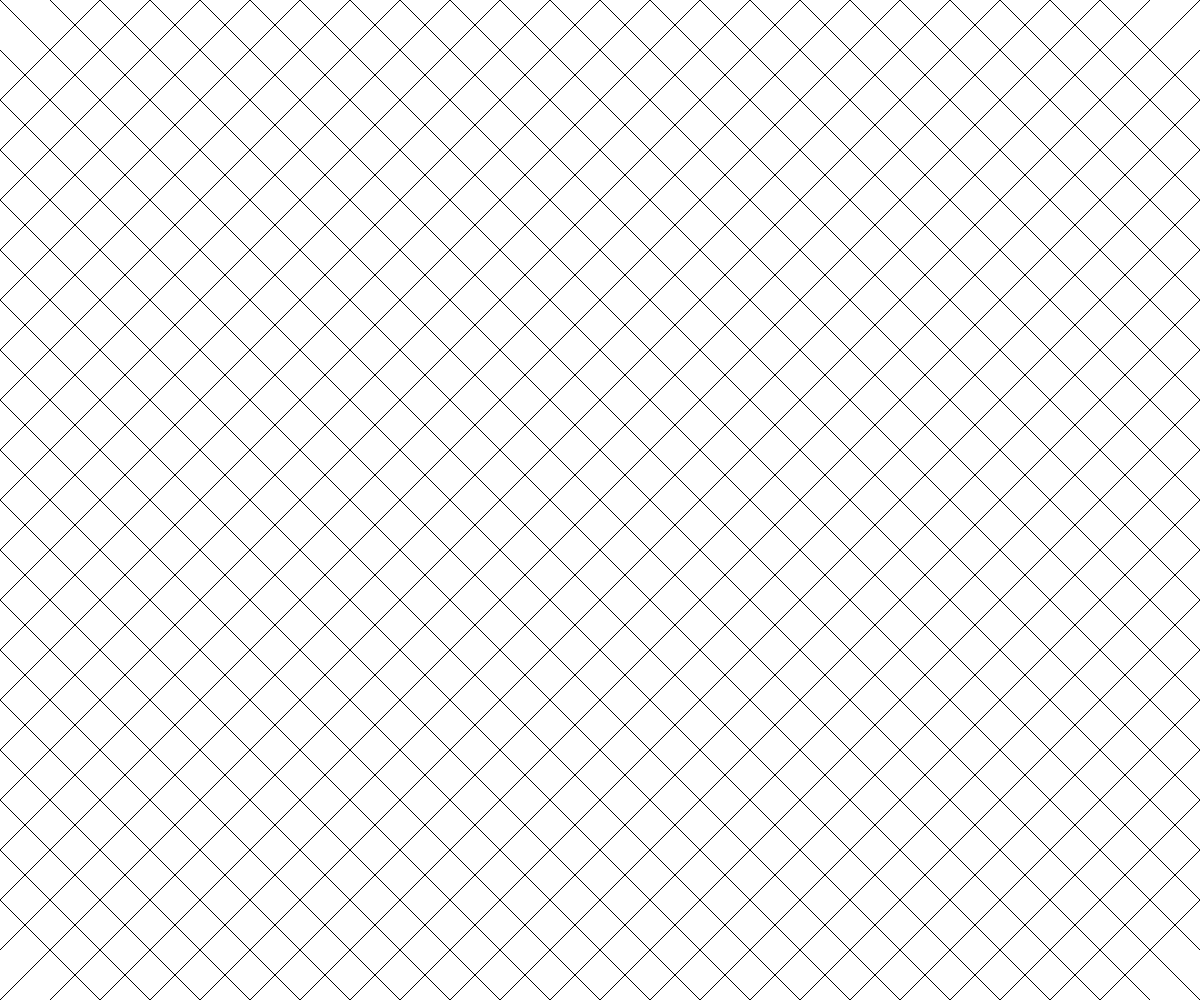
Frame 1 (no input)
Frame 60 (no input): identical to frame 1, image omitted
Frame 120 (the mouse pressed at the canvas centre since frame 60): identical to frame 1, image omitted

The p5.js sketch that drew this single still picture (run headless with seeded random() and noise() and a simulated clock; from frame 60 on, the mouse is pressed at the canvas centre):

// p5.js sketch
// ── sketch.js
// "For loops are cool." Part 1
var s = 100; // don't be lazy, use variables ;)
           // try changing this value to see how it affects the drawing
function setup() {
  // use p5 variables that link canvas size to the window size
  // change window size and hit refresh to see your sketch change
  createCanvas(windowWidth, windowHeight);
  // turn off fill
  noFill();
}

function draw() {
  background(255);
  // Nested for loop structure 
  // Iterating across the screen from 50 to width minus 50
  for(var x = 50; x <= width-50; x += 50){
    // Iterating from top down to height minus 50
    for (var y = 50; y <= height-50; y +=50){
      line(x - s, y - s, x + s, y + s);
      line(x + s, y - s, x - s, y + s);
    }
  }
}
